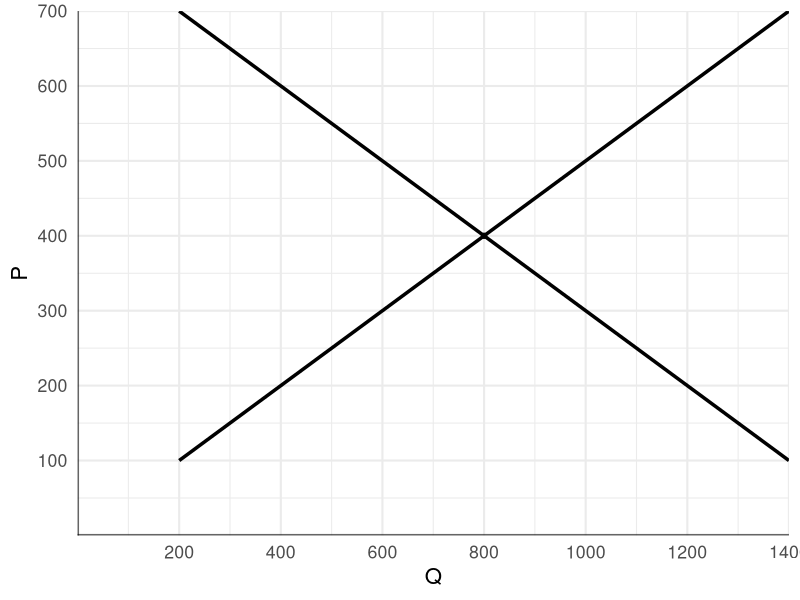
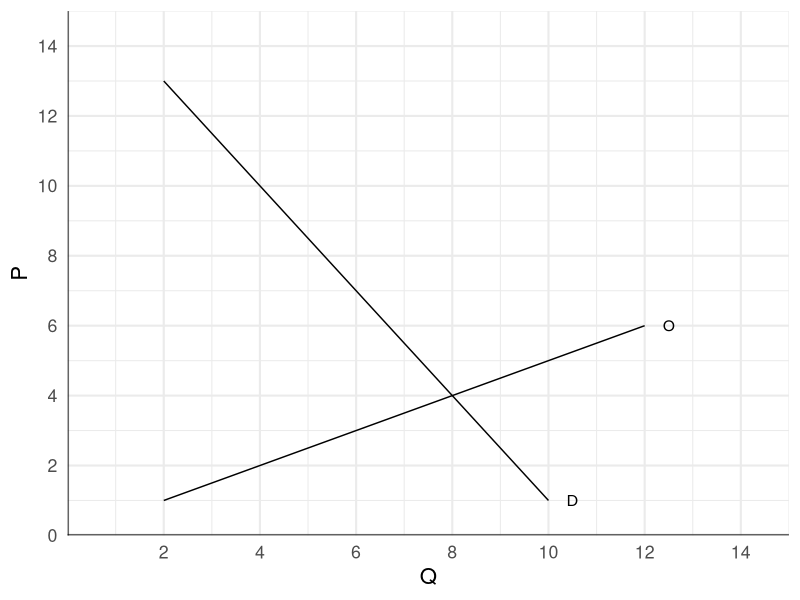
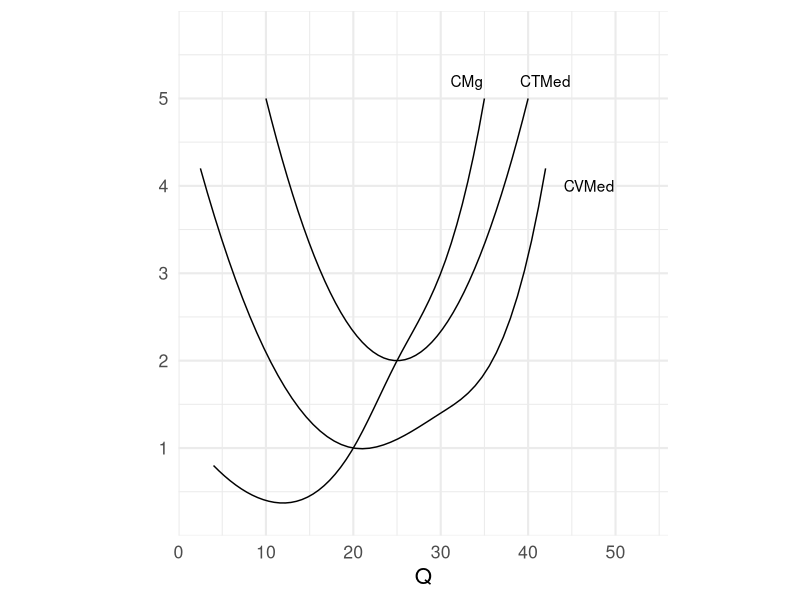

Reproduce these figures in R, in order.
## ---- chunk 1
knitr::opts_chunk$set(echo = FALSE, 
                      warning = FALSE,
                      dev = "png",
                      dev.args = list(type="cairo-png"))

library(ggplot2)
library(tibble)
library(polynom)
library(kableExtra)
## ---- chunk 2


of <- tibble(
  q=c(400, 800),
  p=c(200, 400)
)

dem <- tibble(
  q=c(400, 1200),
  p=c(600, 200)
)


of_p <- poly.calc(of$q, of$p) %>% 
  as.function()

dem_p <- poly.calc(dem$q, dem$p) %>% 
  as.function

theme_set(theme_minimal(base_size=16))

puntos <- tibble(
  q=c(800),
  p=c(400)
)

ggplot() + 
  geom_function(fun=of_p, xlim=c(200, 1400), size=1.2) + 
  geom_function(fun=dem_p, xlim=c(200, 1400), size=1.2) +
  geom_point(data=puntos, aes(q, p)) +
  scale_x_continuous(limits = c(0, 1400),
                     expand = expansion(add=0),
                     breaks=seq(200,1400, by=200)) +
  scale_y_continuous(breaks=seq(100, 700, by=100), expand=expansion(add=0)) +
  # Eje Y
  geom_segment(aes(x=0, y=0, xend=0, yend=Inf), size=1, alpha=.6) + 
  # Eje X
  geom_segment(aes(x=-Inf, y=0, xend=Inf, yend=0), size=1, alpha=.6) +
  labs(x="Q", y="P")
## ---- chunk 3
tibble(
  punto=c("A", "B", "C", "D"),
  p=seq(100, 40, by=-20),
  q=seq(40, 100, by=20)
) %>% 
  knitr::kable(col.names = c("Punto", "P", "Qd")) %>% 
  kableExtra::kable_styling(full_width = F, 
                            bootstrap_options = c("striped"))
## ---- chunk 4
library(polynom)

of <- tibble(
  q=c(4, 8),
  p=c(2, 4)
)

dem <- tibble(
  q=c(4, 8),
  p=c(10, 4)
)


of_p <- poly.calc(of$q, of$p) %>% 
  as.function()

dem_p <- poly.calc(dem$q, dem$p) %>% 
  as.function

ticks <- seq(2, 14, by=2)

ggplot() + 
  geom_function(fun=of_p, xlim=c(2, 12)) + 
  geom_function(fun=dem_p, xlim=c(2, 10)) +
  scale_x_continuous(limits = c(0, 15),
                     expand = expansion(add=0),
                     breaks=ticks) +
  scale_y_continuous(breaks=c(0, ticks), 
                     limits = c(0, 15),
                     expand = expansion(add=0, mult=0)) +
  annotate("text", y=1, x=10.5, label="D", family="Lato") +
  annotate("text", y=6, x=12.5, label="O", family="Lato") +
    # Eje Y
  geom_segment(aes(x=0, y=0, xend=0, yend=Inf), size=1, alpha=.6) + 
  # Eje X
  geom_segment(aes(x=-Inf, y=0, xend=Inf, yend=0), size=1, alpha=.6) +
  labs(x="Q", y="P" )
## ---- chunk 5
tibble(
  q_b=1:6,
  utilidad_marginal_b=c(30, 24, 18, 12, 6, 0),
  q_m=1:6,
  utilidad_marginal_m=c(40, 34, 24, 16, 8, 0)) %>% 
  knitr::kable(col.names = c("Bananas", "Umg B", "Manzanas","Umg M")) %>% 
  kable_styling(bootstrap_options = c("striped", "hover"))
## ---- chunk 6

# MC curve
df_mc <- data.frame(p=c(4,   10,  20, 25, 30, 35), 
                    mc=c(.8, .4, 1,  2, 3, 5))

# AC curve
df_atc <- data.frame(p=c(10, 25, 40),
                    atc=c(5, 2, 5))

df_avc <- data.frame(p=c(2.5,   20, 30, 40, 42),
                    avc=c(4.2, 1, 1.4, 3.2, 4.2))

ggplot(df_mc, aes(p, mc)) + 
  geom_line(aes(x, y),
            data=as.data.frame(spline(df_avc$p, df_avc$avc, n=50))) +
  geom_line(aes(x, y),
            data=as.data.frame(spline(df_atc$p, df_atc$atc, n=50))) +
  geom_line(aes(x, y), 
            data=as.data.frame(spline(df_mc$p, df_mc$mc, n=50))) +
  annotate("text", x=33, y=5.2, label="CMg")+
  annotate("text", x=42, y=5.2, label="CTMed")+
  annotate("text", y=4, x=47, label="CVMed")+
  scale_x_continuous(limits = c(0, 50),
                     expand = expansion(0, c(0, 6))) + 
  scale_y_continuous(limits = c(0, 6),
                     breaks=1:5,
                     expand=expansion(0, c(0))) +
  labs(x="Q", y="") +
  coord_fixed(10)
